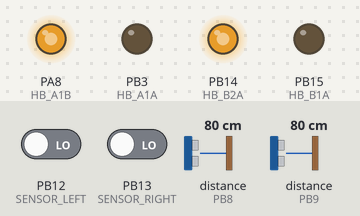
The sketch below on a simulated STM32 Blue Pill. Shown: output pins drawn as LEDs (lit = HIGH). Wiring (inferred from the names in the program): 2 × ultrasonic range finder: trigger PA9, echo PB8 / trigger PA10, echo PB9. Dashed ring = blinking. Inputs (shaded band) come from the test bench; at power-on: distance to the obstacle (sensors on PB8, PB9) 80 cm, PB12 (SENSOR_LEFT) LOW, PB13 (SENSOR_RIGHT) LOW. The echo pulse lasts 58.3 µs per cm; pins used as bus, display or sensor lines are not drawn.

Above: at 1.3 s.
1.4 s: distance to the obstacle (sensor on PB8) set to 11 cm
2.9 s: distance to the obstacle (sensor on PB8) set to 8 cm
At 3.1 s:
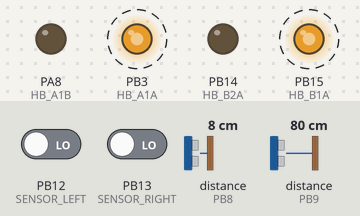
5.9 s: distance to the obstacle (sensor on PB8) set to 18 cm
At 6.32 s:
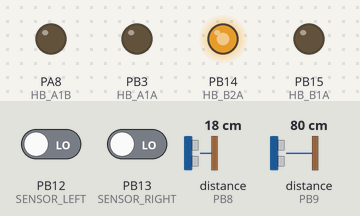
8.9 s: distance to the obstacle (sensor on PB9) set to 12 cm
11.9 s: distance to the obstacle (sensor on PB9) set to 9 cm
At 12.25 s:
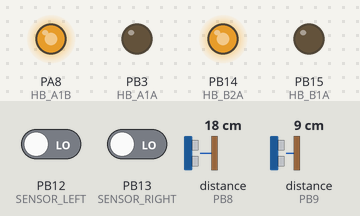
14.9 s: distance to the obstacle (sensor on PB9) set to 18 cm
At 15.29 s:
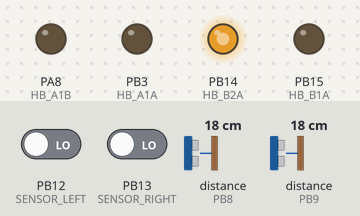
Timing chart, 0 to 17.9 s (numbered marks = the images above; inputs shaded):
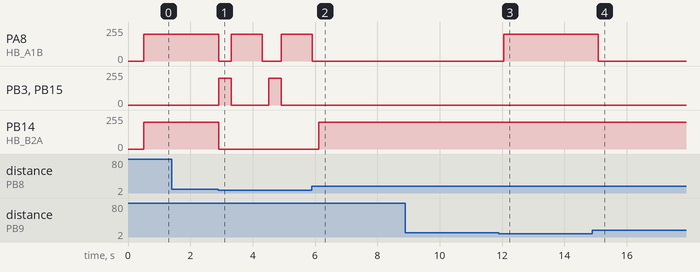

Measured:
- the behaviour switches between 10 and 9 cm on distance to the obstacle (sensor on PB8) (found by bisection; images 0 and 1)
- the behaviour switches between 11 and 10 cm on distance to the obstacle (sensor on PB9) (found by bisection; images 2 and 3)
- after the input at 1.4 s, every drawn part: stays the same
- after the input at 2.9 s, PA8 (HB_A1B): 200/255 → 0/255 at once, → 200/255 0.40 s later, → 0/255 1.0 s later, → 200/255 0.61 s later; PB3 (HB_A1A), PB15 (HB_B1A): alternates 200/255 for 0.40 s and 0/255 for 1.2 s, starting at once; PB14 (HB_B2A): 200/255 → 0/255 at once
- after the input at 5.9 s, PA8 (HB_A1B): goes on until 5.9 s, then stays 0/255; PB3 (HB_A1A), PB15 (HB_B1A): stops changing and stays 0/255; PB14 (HB_B2A): 0/255 → 200/255 after 0.22 s
- after the input at 11.9 s, PA8 (HB_A1B): 0/255 → 200/255 after 0.15 s
- after the input at 14.9 s, PA8 (HB_A1B): 200/255 → 0/255 after 0.19 s

The sketch:

assigmentFour.ino
```cpp
/* *
 * Student name : Filip Błaszczyk
 * Student number : 5575958
 *
 */
#define HB_A1A PB3
#define HB_A1B PA8
#define HB_B1A PB15
#define HB_B2A PB14
#define TRIG_FRONT PA9
#define ECHO_FRONT PB8
#define TRIG_SIDE PA10
#define ECHO_SIDE PB9
#define SENSOR_LEFT PB12
#define SENSOR_RIGHT PB13
#define STATE_ONE 1
#define STATE_TWO 2
#define STATE_THREE 3
long duration;
int cm;
int state;
bool is_first_time;
int irs_counter;
bool entered_loop;
int started_state_two;
bool realined;


void set_velocity(int left_velocity_forward, int right_velocity_forward,int left_velocity_backward, int right_velocity_backward){
  analogWrite(HB_A1B,left_velocity_forward);
  analogWrite(HB_B2A, right_velocity_forward);
  analogWrite(HB_A1A,left_velocity_backward);
  analogWrite(HB_B1A,right_velocity_backward);
}
void set_velocity_forward(int velocity){
  set_velocity(velocity, velocity,0,0);
}

void set_velocity_backward(int velocity){
  set_velocity(0,0,velocity, velocity);
}

void turn_right(int velocity,int delayTime){
  set_velocity(velocity, 0,0,0);
  delay(delayTime);
  // set_velocity(0,0,velocity,0);
  set_velocity_forward(0);
}

void turn_left(int velocity,int delayTime){
  set_velocity(0,velocity,0,0);
  delay( delayTime);
  set_velocity_forward(0);
}

void turn_right_slow(int velocity){
  set_velocity(velocity, 0,0,0);
  delay(50);
  // set_velocity(0,0,velocity,0);
  set_velocity_forward(0);
}

void turn_left_slow(int velocity){
  set_velocity(0,velocity,0,0);
  delay(50);
  set_velocity_forward(0);
}

int get_distance(int triger, int echo){
  if(is_first_time){
    delay(500);
    is_first_time = false;
  }
  digitalWrite(triger, LOW);
  delayMicroseconds(5);
  digitalWrite(triger, HIGH);
  delayMicroseconds(10);
  digitalWrite(triger, LOW);

  // Read the signal from the sensor: a HIGH pulse whose
  // duration is the time (in microseconds) from the sending
  // of the ping to the reception of its echo off of an object.
  pinMode(echo, INPUT);
  duration = pulseIn(echo, HIGH);

  // Convert the time into a distance
  cm = (duration/2) / 29.1;
  return cm;
}
int get_distance_front(){
  return get_distance(TRIG_FRONT,ECHO_FRONT);
}

int get_distance_side(){
  return get_distance(TRIG_SIDE,ECHO_SIDE);
}
void ISR_sensor(){

  if(state == STATE_TWO && started_state_two>20){
    state = STATE_THREE;

  }
  if(state == STATE_TWO){
    started_state_two++;
  }
  // if(state == STATE_THREE || !entered_loop){
  //   set_velocity_forward(0);
  //   started_state_two=0;
  // }

}
void reverse(){
  set_velocity_backward(200);
  delay(400);
  turn_left(200,1000);
    turn_left(200,1000);
    turn_left(200,1000);
    turn_right(200,1100);
    set_velocity_forward(0);
    delay(2000);
}
void setup() {
  pinMode(HB_A1A, OUTPUT);
  pinMode(HB_A1B, OUTPUT);
  pinMode(HB_B1A, OUTPUT);
  pinMode(HB_B2A, OUTPUT);
  pinMode(TRIG_FRONT, OUTPUT);
  pinMode(ECHO_FRONT, INPUT);
  pinMode(TRIG_SIDE, OUTPUT);
  pinMode(ECHO_SIDE, INPUT);
  pinMode(SENSOR_LEFT,INPUT);
  pinMode(SENSOR_RIGHT,INPUT);
  state = STATE_ONE;
  is_first_time = true;
  irs_counter = 0;
  entered_loop = false;
  started_state_two = 0;
  realined = true;
  attachInterrupt(digitalPinToInterrupt(SENSOR_LEFT),ISR_sensor,RISING);
  attachInterrupt(digitalPinToInterrupt(SENSOR_RIGHT),ISR_sensor,RISING);

}

void loop() {
  int distance_front = get_distance_front();
  int distance_side = get_distance_side();
  if (state == STATE_ONE) {
    if(distance_front<10){
      state = STATE_TWO;
      set_velocity_forward(0);

    } else {
      if(digitalRead(SENSOR_RIGHT)==HIGH){
      turn_right_slow(200);
      }else if(digitalRead(SENSOR_LEFT)==HIGH){
      turn_left_slow(200);
      }else{
      set_velocity_forward(200);
     }
    }
  }
  if (state == STATE_TWO) {
     if(distance_side > 10){
      if(distance_front <10){
        set_velocity_backward(200);
        delay(400);
        turn_right(200,1000);
        delay(200);
      }else{
        turn_left(200,200);
      }
    }
    else {
      set_velocity_forward(200);
      delay(200);
      set_velocity_forward(0);
    }
  }
  if(state == STATE_THREE){
      realined =  true;
      entered_loop = true;
      distance_front = get_distance_front();
      while(digitalRead(SENSOR_RIGHT)!=HIGH){
        if(distance_front<10){
        realined =  false;
        reverse();
        distance_front = get_distance_front();
      }
        turn_left_slow(150);
        distance_front = get_distance_front();

      }
      while(digitalRead(SENSOR_LEFT)!=HIGH){
        if(distance_front<10){
        realined =  false;
        reverse();
      }
        turn_right_slow(150);
        distance_front = get_distance_front();

      }
      while(digitalRead(SENSOR_RIGHT)!=HIGH){
      if(distance_front<10){
      realined =  false;
      reverse();
    }
        turn_left_slow(150);
        distance_front = get_distance_front();
      }
      if(realined == true){
      state = STATE_ONE;
      }
  }
}
```
